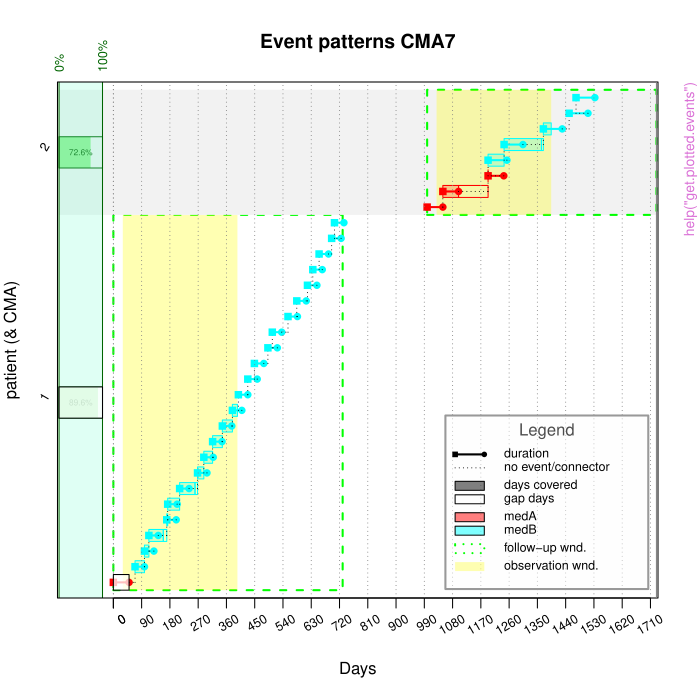

Generate this figure with R:
pkgname <- "AdhereR"
source(file.path(R.home("share"), "R", "examples-header.R"))
options(warn = 1)
base::assign(".ExTimings", "AdhereR-Ex.timings", pos = 'CheckExEnv')
base::cat("name\tuser\tsystem\telapsed\n", file=base::get(".ExTimings", pos = 'CheckExEnv'))
base::assign(".format_ptime",
function(x) {
  if(!is.na(x[4L])) x[1L] <- x[1L] + x[4L]
  if(!is.na(x[5L])) x[2L] <- x[2L] + x[5L]
  options(OutDec = '.')
  format(x[1L:3L], digits = 7L)
},
pos = 'CheckExEnv')

### * </HEADER>
library('AdhereR')

base::assign(".oldSearch", base::search(), pos = 'CheckExEnv')
base::assign(".old_wd", base::getwd(), pos = 'CheckExEnv')
cleanEx()
nameEx("CMA0")
### * CMA0

flush(stderr()); flush(stdout())

base::assign(".ptime", proc.time(), pos = "CheckExEnv")
### Name: CMA0
### Title: CMA0 constructor.
### Aliases: CMA0

### ** Examples

cma0 <- CMA0(data=med.events,
             ID.colname="PATIENT_ID",
             event.date.colname="DATE",
             event.duration.colname="DURATION",
             event.daily.dose.colname="PERDAY",
             medication.class.colname="CATEGORY",
             followup.window.start=0,
             followup.window.start.unit="days",
             followup.window.duration=2*365,
             followup.window.duration.unit="days",
             observation.window.start=30,
             observation.window.start.unit="days",
             observation.window.duration=365,
             observation.window.duration.unit="days",
             date.format="%m/%d/%Y",
             summary="Base CMA");



base::assign(".dptime", (proc.time() - get(".ptime", pos = "CheckExEnv")), pos = "CheckExEnv")
base::cat("CMA0", base::get(".format_ptime", pos = 'CheckExEnv')(get(".dptime", pos = "CheckExEnv")), "\n", file=base::get(".ExTimings", pos = 'CheckExEnv'), append=TRUE, sep="\t")
cleanEx()
nameEx("CMA1")
### * CMA1

flush(stderr()); flush(stdout())

base::assign(".ptime", proc.time(), pos = "CheckExEnv")
### Name: CMA1
### Title: CMA1 and CMA3 constructors.
### Aliases: CMA1 CMA3

### ** Examples

cma1 <- CMA1(data=med.events,
             ID.colname="PATIENT_ID",
             event.date.colname="DATE",
             event.duration.colname="DURATION",
             followup.window.start=30,
             observation.window.start=30,
             observation.window.duration=365,
             date.format="%m/%d/%Y"
            );
cma3 <- CMA3(data=med.events,
             ID.colname="PATIENT_ID",
             event.date.colname="DATE",
             event.duration.colname="DURATION",
             followup.window.start=30,
             observation.window.start=30,
             observation.window.duration=365,
             date.format="%m/%d/%Y"
            );



base::assign(".dptime", (proc.time() - get(".ptime", pos = "CheckExEnv")), pos = "CheckExEnv")
base::cat("CMA1", base::get(".format_ptime", pos = 'CheckExEnv')(get(".dptime", pos = "CheckExEnv")), "\n", file=base::get(".ExTimings", pos = 'CheckExEnv'), append=TRUE, sep="\t")
cleanEx()
nameEx("CMA2")
### * CMA2

flush(stderr()); flush(stdout())

base::assign(".ptime", proc.time(), pos = "CheckExEnv")
### Name: CMA2
### Title: CMA2 and CMA4 constructors.
### Aliases: CMA2 CMA4

### ** Examples

## Not run: 
##D cma2 <- CMA2(data=med.events,
##D              ID.colname="PATIENT_ID",
##D              event.date.colname="DATE",
##D              event.duration.colname="DURATION",
##D              followup.window.start=30,
##D              observation.window.start=30,
##D              observation.window.duration=365,
##D              date.format="%m/%d/%Y"
##D             );
##D cma4 <- CMA4(data=med.events,
##D              ID.colname="PATIENT_ID",
##D              event.date.colname="DATE",
##D              event.duration.colname="DURATION",
##D              followup.window.start=30,
##D              observation.window.start=30,
##D              observation.window.duration=365,
##D              date.format="%m/%d/%Y"
##D             );
## End(Not run)



base::assign(".dptime", (proc.time() - get(".ptime", pos = "CheckExEnv")), pos = "CheckExEnv")
base::cat("CMA2", base::get(".format_ptime", pos = 'CheckExEnv')(get(".dptime", pos = "CheckExEnv")), "\n", file=base::get(".ExTimings", pos = 'CheckExEnv'), append=TRUE, sep="\t")
cleanEx()
nameEx("CMA5")
### * CMA5

flush(stderr()); flush(stdout())

base::assign(".ptime", proc.time(), pos = "CheckExEnv")
### Name: CMA5
### Title: CMA5 constructor.
### Aliases: CMA5

### ** Examples

cma5 <- CMA5(data=med.events,
             ID.colname="PATIENT_ID",
             event.date.colname="DATE",
             event.duration.colname="DURATION",
             event.daily.dose.colname="PERDAY",
             medication.class.colname="CATEGORY",
             carry.only.for.same.medication=FALSE,
             consider.dosage.change=FALSE,
             followup.window.start=30,
             observation.window.start=30,
             observation.window.duration=365,
             date.format="%m/%d/%Y"
            );



base::assign(".dptime", (proc.time() - get(".ptime", pos = "CheckExEnv")), pos = "CheckExEnv")
base::cat("CMA5", base::get(".format_ptime", pos = 'CheckExEnv')(get(".dptime", pos = "CheckExEnv")), "\n", file=base::get(".ExTimings", pos = 'CheckExEnv'), append=TRUE, sep="\t")
cleanEx()
nameEx("CMA6")
### * CMA6

flush(stderr()); flush(stdout())

base::assign(".ptime", proc.time(), pos = "CheckExEnv")
### Name: CMA6
### Title: CMA6 constructor.
### Aliases: CMA6

### ** Examples

cma6 <- CMA6(data=med.events,
             ID.colname="PATIENT_ID",
             event.date.colname="DATE",
             event.duration.colname="DURATION",
             event.daily.dose.colname="PERDAY",
             medication.class.colname="CATEGORY",
             carry.only.for.same.medication=FALSE,
             consider.dosage.change=FALSE,
             followup.window.start=30,
             observation.window.start=30,
             observation.window.duration=365,
             date.format="%m/%d/%Y"
            );



base::assign(".dptime", (proc.time() - get(".ptime", pos = "CheckExEnv")), pos = "CheckExEnv")
base::cat("CMA6", base::get(".format_ptime", pos = 'CheckExEnv')(get(".dptime", pos = "CheckExEnv")), "\n", file=base::get(".ExTimings", pos = 'CheckExEnv'), append=TRUE, sep="\t")
cleanEx()
nameEx("CMA7")
### * CMA7

flush(stderr()); flush(stdout())

base::assign(".ptime", proc.time(), pos = "CheckExEnv")
### Name: CMA7
### Title: CMA7 constructor.
### Aliases: CMA7

### ** Examples

cma7 <- CMA7(data=med.events,
             ID.colname="PATIENT_ID",
             event.date.colname="DATE",
             event.duration.colname="DURATION",
             event.daily.dose.colname="PERDAY",
             medication.class.colname="CATEGORY",
             carry.only.for.same.medication=FALSE,
             consider.dosage.change=FALSE,
             followup.window.start=30,
             observation.window.start=30,
             observation.window.duration=365,
             date.format="%m/%d/%Y"
            );



base::assign(".dptime", (proc.time() - get(".ptime", pos = "CheckExEnv")), pos = "CheckExEnv")
base::cat("CMA7", base::get(".format_ptime", pos = 'CheckExEnv')(get(".dptime", pos = "CheckExEnv")), "\n", file=base::get(".ExTimings", pos = 'CheckExEnv'), append=TRUE, sep="\t")
cleanEx()
nameEx("CMA8")
### * CMA8

flush(stderr()); flush(stdout())

base::assign(".ptime", proc.time(), pos = "CheckExEnv")
### Name: CMA8
### Title: CMA8 constructor.
### Aliases: CMA8

### ** Examples

cma8 <- CMA8(data=med.events,
             ID.colname="PATIENT_ID",
             event.date.colname="DATE",
             event.duration.colname="DURATION",
             event.daily.dose.colname="PERDAY",
             medication.class.colname="CATEGORY",
             carry.only.for.same.medication=FALSE,
             consider.dosage.change=FALSE,
             followup.window.start=30,
             observation.window.start=30,
             observation.window.duration=365,
             date.format="%m/%d/%Y"
            );



base::assign(".dptime", (proc.time() - get(".ptime", pos = "CheckExEnv")), pos = "CheckExEnv")
base::cat("CMA8", base::get(".format_ptime", pos = 'CheckExEnv')(get(".dptime", pos = "CheckExEnv")), "\n", file=base::get(".ExTimings", pos = 'CheckExEnv'), append=TRUE, sep="\t")
cleanEx()
nameEx("CMA9")
### * CMA9

flush(stderr()); flush(stdout())

base::assign(".ptime", proc.time(), pos = "CheckExEnv")
### Name: CMA9
### Title: CMA9 constructor.
### Aliases: CMA9

### ** Examples

cma9 <- CMA9(data=med.events,
             ID.colname="PATIENT_ID",
             event.date.colname="DATE",
             event.duration.colname="DURATION",
             event.daily.dose.colname="PERDAY",
             medication.class.colname="CATEGORY",
             carry.only.for.same.medication=FALSE,
             consider.dosage.change=FALSE,
             followup.window.start=30,
             observation.window.start=30,
             observation.window.duration=365,
             date.format="%m/%d/%Y"
            );



base::assign(".dptime", (proc.time() - get(".ptime", pos = "CheckExEnv")), pos = "CheckExEnv")
base::cat("CMA9", base::get(".format_ptime", pos = 'CheckExEnv')(get(".dptime", pos = "CheckExEnv")), "\n", file=base::get(".ExTimings", pos = 'CheckExEnv'), append=TRUE, sep="\t")
cleanEx()
nameEx("CMA_per_episode")
### * CMA_per_episode

flush(stderr()); flush(stdout())

base::assign(".ptime", proc.time(), pos = "CheckExEnv")
### Name: CMA_per_episode
### Title: CMA_per_episode constructor.
### Aliases: CMA_per_episode

### ** Examples

## Not run: 
##D cmaE <- CMA_per_episode(CMA="CMA1",
##D                         data=med.events,
##D                         ID.colname="PATIENT_ID",
##D                         event.date.colname="DATE",
##D                         event.duration.colname="DURATION",
##D                         event.daily.dose.colname="PERDAY",
##D                         medication.class.colname="CATEGORY",
##D                         carry.only.for.same.medication=FALSE,
##D                         consider.dosage.change=FALSE,
##D                         followup.window.start=0,
##D                         observation.window.start=0,
##D                         observation.window.duration=365,
##D                         date.format="%m/%d/%Y"
##D                        );
## End(Not run)



base::assign(".dptime", (proc.time() - get(".ptime", pos = "CheckExEnv")), pos = "CheckExEnv")
base::cat("CMA_per_episode", base::get(".format_ptime", pos = 'CheckExEnv')(get(".dptime", pos = "CheckExEnv")), "\n", file=base::get(".ExTimings", pos = 'CheckExEnv'), append=TRUE, sep="\t")
cleanEx()
nameEx("CMA_polypharmacy")
### * CMA_polypharmacy

flush(stderr()); flush(stdout())

base::assign(".ptime", proc.time(), pos = "CheckExEnv")
### Name: CMA_polypharmacy
### Title: CMA constructor for polypharmacy.
### Aliases: CMA_polypharmacy

### ** Examples

## Not run: 
##D CMA_PP <- CMA_polypharmacy(data = med.events.pp,
##D medication.groups = med.groups,
##D CMA.to.apply = "CMA7", 
##D aggregate.first = TRUE, # aggregate before summarizing
##D aggregation.method = "mean", # compute mean of CMAs
##D aggregation.method.arguments = list(na.rm = TRUE), # remove NA's during calculation
##D thresholds = NA, # don't apply threshold
##D ID.colname="PATIENT_ID",
##D event.date.colname="DATE",
##D event.duration.colname="DURATION",
##D event.daily.dose.colname="PERDAY",
##D medication.class.colname="CATEGORY",
##D followup.window.start=0,
##D observation.window.start=180,
##D observation.window.duration=365,
##D carry.only.for.same.medication = TRUE);
## End(Not run)



base::assign(".dptime", (proc.time() - get(".ptime", pos = "CheckExEnv")), pos = "CheckExEnv")
base::cat("CMA_polypharmacy", base::get(".format_ptime", pos = 'CheckExEnv')(get(".dptime", pos = "CheckExEnv")), "\n", file=base::get(".ExTimings", pos = 'CheckExEnv'), append=TRUE, sep="\t")
cleanEx()
nameEx("CMA_sliding_window")
### * CMA_sliding_window

flush(stderr()); flush(stdout())

base::assign(".ptime", proc.time(), pos = "CheckExEnv")
### Name: CMA_sliding_window
### Title: CMA_sliding_window constructor.
### Aliases: CMA_sliding_window

### ** Examples

## Not run: 
##D cmaW <- CMA_sliding_window(CMA="CMA1",
##D                            data=med.events,
##D                            ID.colname="PATIENT_ID",
##D                            event.date.colname="DATE",
##D                            event.duration.colname="DURATION",
##D                            event.daily.dose.colname="PERDAY",
##D                            medication.class.colname="CATEGORY",
##D                            carry.only.for.same.medication=FALSE,
##D                            consider.dosage.change=FALSE,
##D                            followup.window.start=0,
##D                            observation.window.start=0,
##D                            observation.window.duration=365,
##D                            sliding.window.start=0,
##D                            sliding.window.start.unit="days",
##D                            sliding.window.duration=90,
##D                            sliding.window.duration.unit="days",
##D                            sliding.window.step.duration=7,
##D                            sliding.window.step.unit="days",
##D                            sliding.window.no.steps=NA,
##D                            date.format="%m/%d/%Y"
##D                           );
## End(Not run)



base::assign(".dptime", (proc.time() - get(".ptime", pos = "CheckExEnv")), pos = "CheckExEnv")
base::cat("CMA_sliding_window", base::get(".format_ptime", pos = 'CheckExEnv')(get(".dptime", pos = "CheckExEnv")), "\n", file=base::get(".ExTimings", pos = 'CheckExEnv'), append=TRUE, sep="\t")
cleanEx()
nameEx("compute_event_durations")
### * compute_event_durations

flush(stderr()); flush(stdout())

base::assign(".ptime", proc.time(), pos = "CheckExEnv")
### Name: compute_event_durations
### Title: Computation of event durations.
### Aliases: compute_event_durations

### ** Examples

## Not run: 
##D event_durations <- compute_event_durations(disp.data = durcomp.dispensing,
##D                                            presc.data = durcomp.prescribing,
##D                                            special.periods.data = durcomp.hospitalisation,
##D                                            ID.colname = "ID",
##D                                            presc.date.colname = "DATE.PRESC",
##D                                            disp.date.colname = "DATE.DISP",
##D                                            medication.class.colnames = c("ATC.CODE",
##D                                            "UNIT", "FORM"),
##D                                            total.dose.colname = "TOTAL.DOSE",
##D                                            presc.daily.dose.colname = "DAILY.DOSE",
##D                                            presc.duration.colname = "PRESC.DURATION",
##D                                            visit.colname = "VISIT",
##D                                            split.on.dosage.change = TRUE,
##D                                            force.init.presc = TRUE,
##D                                            force.presc.renew = TRUE,
##D                                            trt.interruption = "continue",
##D                                            special.periods.method = "continue",
##D                                            date.format = "%Y-%m-%d",
##D                                            suppress.warnings = FALSE,
##D                                            return.data.table = TRUE);
##D        
## End(Not run)



base::assign(".dptime", (proc.time() - get(".ptime", pos = "CheckExEnv")), pos = "CheckExEnv")
base::cat("compute_event_durations", base::get(".format_ptime", pos = 'CheckExEnv')(get(".dptime", pos = "CheckExEnv")), "\n", file=base::get(".ExTimings", pos = 'CheckExEnv'), append=TRUE, sep="\t")
cleanEx()
nameEx("cover_special_periods")
### * cover_special_periods

flush(stderr()); flush(stdout())

base::assign(".ptime", proc.time(), pos = "CheckExEnv")
### Name: cover_special_periods
### Title: Cover special periods.
### Aliases: cover_special_periods

### ** Examples

## Not run: 
##D # select medication class of interest and compute event durations
##D disp_data <- durcomp.dispensing[ID == 3 & grepl("J01EE01", ATC.CODE)]
##D presc_data <- durcomp.prescribing[ID == 3 & grepl("J01EE01", ATC.CODE)]
##D 
##D event_durations_list <- compute_event_durations(disp.data = disp_data,
##D                                                 presc.data = presc_data,
##D                                                 special.periods.data = durcomp.hospitalisation,
##D                                                 special.periods.method = "carryover",
##D                                                 ID.colname = "ID",
##D                                                 presc.date.colname = "DATE.PRESC",
##D                                                 disp.date.colname = "DATE.DISP",
##D                                                 date.format = "%Y-%m-%d",
##D                                                 medication.class.colnames = c("ATC.CODE",
##D                                                                               "UNIT",
##D                                                                               "FORM"),
##D                                                 total.dose.colname = "TOTAL.DOSE",
##D                                                 presc.daily.dose.colname = "DAILY.DOSE",
##D                                                 presc.duration.colname = "PRESC.DURATION",
##D                                                 visit.colname = "VISIT",
##D                                                 force.init.presc = TRUE,
##D                                                 force.presc.renew = TRUE,
##D                                                 split.on.dosage.change = TRUE,
##D                                                 trt.interruption = "carryover",
##D                                                 suppress.warnings = FALSE,
##D                                                 return.data.table = TRUE,
##D                                                 progress.bar = FALSE)
##D 
##D event_durations <- prune_event_durations(event_durations_list,
##D                                          include = c("special periods"),
##D                                          medication.class.colnames = "ATC.CODE",
##D                                          days.within.out.date.1 = 7,
##D                                          days.within.out.date.2 = 30,
##D                                          keep.all = TRUE)
##D 
##D # cover special periods
##D special_periods <- event_durations_list$special_periods
##D event_durations_covered <- cover_special_periods(events.data = event_durations,
##D                                                  special.periods.data = special_periods,
##D                                                  ID.colname = "ID",
##D                                                  medication.class.colnames = "ATC.CODE",
##D                                                  disp.start.colname = "DISP.START",
##D                                                  duration.colname = "DURATION",
##D                                                  days.before = 7,
##D                                                  days.after = 7,
##D                                                  date.format = "%Y-%m-%d")
##D        
## End(Not run)



base::assign(".dptime", (proc.time() - get(".ptime", pos = "CheckExEnv")), pos = "CheckExEnv")
base::cat("cover_special_periods", base::get(".format_ptime", pos = 'CheckExEnv')(get(".dptime", pos = "CheckExEnv")), "\n", file=base::get(".ExTimings", pos = 'CheckExEnv'), append=TRUE, sep="\t")
cleanEx()
nameEx("get.plotted.events")
### * get.plotted.events

flush(stderr()); flush(stdout())

base::assign(".ptime", proc.time(), pos = "CheckExEnv")
### Name: get.plotted.events
### Title: Get info about the plotted events.
### Aliases: get.plotted.events

### ** Examples

cma7 <- CMA7(data=med.events[med.events$PATIENT_ID %in% c(1,2),],
             ID.colname="PATIENT_ID",
             event.date.colname="DATE",
             event.duration.colname="DURATION",
             event.daily.dose.colname="PERDAY",
             medication.class.colname="CATEGORY",
             followup.window.start=0,
             followup.window.start.unit="days",
             followup.window.duration=2*365,
             followup.window.duration.unit="days",
             observation.window.start=30,
             observation.window.start.unit="days",
             observation.window.duration=365,
             observation.window.duration.unit="days",
             date.format="%m/%d/%Y",
             summary="Base CMA");
plot(cma7);
tmp <- get.plotted.events();
head(tmp);
# "Mask" the first event:
rect(tmp$.X.START[1], tmp$.Y.START[1]-0.5, tmp$.X.END[1], tmp$.Y.END[1]+0.5,
     col=adjustcolor("white",alpha.f=0.75), border="black");
# "Mask" the first patient's summary CMA:
rect(tmp$.X.SCMA.START[1], tmp$.Y.SCMA.START[1],
     tmp$.X.SCMA.END[1], tmp$.Y.SCMA.END[1],
     col=adjustcolor("white",alpha.f=0.75), border="black");



base::assign(".dptime", (proc.time() - get(".ptime", pos = "CheckExEnv")), pos = "CheckExEnv")
base::cat("get.plotted.events", base::get(".format_ptime", pos = 'CheckExEnv')(get(".dptime", pos = "CheckExEnv")), "\n", file=base::get(".ExTimings", pos = 'CheckExEnv'), append=TRUE, sep="\t")
cleanEx()
nameEx("getCMA")
### * getCMA

flush(stderr()); flush(stdout())

base::assign(".ptime", proc.time(), pos = "CheckExEnv")
### Name: getCMA
### Title: Access the actual CMA estimate from a CMA object.
### Aliases: getCMA

### ** Examples

cma1 <- CMA1(data=med.events,
             ID.colname="PATIENT_ID",
             event.date.colname="DATE",
             event.duration.colname="DURATION",
             followup.window.start=30,
             observation.window.start=30,
             observation.window.duration=365,
             date.format="%m/%d/%Y"
            );
getCMA(cma1);
## Not run: 
##D cmaE <- CMA_per_episode(CMA="CMA1",
##D                         data=med.events,
##D                         ID.colname="PATIENT_ID",
##D                         event.date.colname="DATE",
##D                         event.duration.colname="DURATION",
##D                         event.daily.dose.colname="PERDAY",
##D                         medication.class.colname="CATEGORY",
##D                         carry.only.for.same.medication=FALSE,
##D                         consider.dosage.change=FALSE,
##D                         followup.window.start=0,
##D                         observation.window.start=0,
##D                         observation.window.duration=365,
##D                         date.format="%m/%d/%Y"
##D                        );
##D getCMA(cmaE);
## End(Not run)



base::assign(".dptime", (proc.time() - get(".ptime", pos = "CheckExEnv")), pos = "CheckExEnv")
base::cat("getCMA", base::get(".format_ptime", pos = 'CheckExEnv')(get(".dptime", pos = "CheckExEnv")), "\n", file=base::get(".ExTimings", pos = 'CheckExEnv'), append=TRUE, sep="\t")
cleanEx()
nameEx("last.plot.get.info")
### * last.plot.get.info

flush(stderr()); flush(stdout())

base::assign(".ptime", proc.time(), pos = "CheckExEnv")
### Name: last.plot.get.info
### Title: Access last adherence plot info.
### Aliases: last.plot.get.info

### ** Examples

cma7 <- CMA7(data=med.events[med.events$PATIENT_ID %in% c(1,2),],
             ID.colname="PATIENT_ID",
             event.date.colname="DATE",
             event.duration.colname="DURATION",
             event.daily.dose.colname="PERDAY",
             medication.class.colname="CATEGORY",
             followup.window.start=0,
             followup.window.start.unit="days",
             followup.window.duration=2*365,
             followup.window.duration.unit="days",
             observation.window.start=30,
             observation.window.start.unit="days",
             observation.window.duration=365,
             observation.window.duration.unit="days",
             date.format="%m/%d/%Y",
             summary="Base CMA");
plot(cma7);
tmp <- last.plot.get.info();
names(tmp);
tmp$baseR$legend$box; # legend position and size
head(tmp$baseR$cma$data); # events + plotting info
# Add a transparent blue rect between days 270 and 900:
rect(tmp$baseR$.map.event.x(270), tmp$baseR$.map.event.y(1-0.5),
     tmp$baseR$.map.event.x(900), tmp$baseR$.map.event.y(nrow(tmp$baseR$cma$data)+0.5),
     col=adjustcolor("blue",alpha.f=0.5), border="blue");
# Add a transparent rect rect between dates 03/15/2036 and 03/15/2037:
rect(tmp$baseR$.map.event.date(as.Date("03/15/2036", format="%m/%d/%Y")),
     tmp$baseR$.map.event.y(1-0.5),
     tmp$baseR$.map.event.date(as.Date("03/15/2037", format="%m/%d/%Y")),
     tmp$baseR$.map.event.y(nrow(tmp$baseR$cma$data)+0.5),
     col=adjustcolor("red",alpha.f=0.5), border="blue");



base::assign(".dptime", (proc.time() - get(".ptime", pos = "CheckExEnv")), pos = "CheckExEnv")
base::cat("last.plot.get.info", base::get(".format_ptime", pos = 'CheckExEnv')(get(".dptime", pos = "CheckExEnv")), "\n", file=base::get(".ExTimings", pos = 'CheckExEnv'), append=TRUE, sep="\t")
cleanEx()
nameEx("map.event.coords.to.plot")
### * map.event.coords.to.plot

flush(stderr()); flush(stdout())

base::assign(".ptime", proc.time(), pos = "CheckExEnv")
### Name: map.event.coords.to.plot
### Title: Map from event to plot coordinates.
### Aliases: map.event.coords.to.plot

### ** Examples

cma7 <- CMA7(data=med.events[med.events$PATIENT_ID %in% c(1,2),],
             ID.colname="PATIENT_ID",
             event.date.colname="DATE",
             event.duration.colname="DURATION",
             event.daily.dose.colname="PERDAY",
             medication.class.colname="CATEGORY",
             followup.window.start=0,
             followup.window.start.unit="days",
             followup.window.duration=2*365,
             followup.window.duration.unit="days",
             observation.window.start=30,
             observation.window.start.unit="days",
             observation.window.duration=365,
             observation.window.duration.unit="days",
             date.format="%m/%d/%Y",
             summary="Base CMA");
plot(cma7);
# Add a transparent blue rect:
rect(map.event.coords.to.plot(x=270),
     get.event.plotting.area()["y.min"]-1,
     map.event.coords.to.plot(x="03/15/2037", x.is.Date=TRUE, x.date.format="%m/%d/%Y"),
     get.event.plotting.area()["y.max"]+1,
     col=adjustcolor("blue",alpha.f=0.5), border="blue");



base::assign(".dptime", (proc.time() - get(".ptime", pos = "CheckExEnv")), pos = "CheckExEnv")
base::cat("map.event.coords.to.plot", base::get(".format_ptime", pos = 'CheckExEnv')(get(".dptime", pos = "CheckExEnv")), "\n", file=base::get(".ExTimings", pos = 'CheckExEnv'), append=TRUE, sep="\t")
cleanEx()
nameEx("plot.CMA0")
### * plot.CMA0

flush(stderr()); flush(stdout())

base::assign(".ptime", proc.time(), pos = "CheckExEnv")
### Name: plot.CMA0
### Title: Plot CMA0 objects.
### Aliases: plot.CMA0

### ** Examples

cma0 <- CMA0(data=med.events,
             ID.colname="PATIENT_ID",
             event.date.colname="DATE",
             event.duration.colname="DURATION",
             event.daily.dose.colname="PERDAY",
             medication.class.colname="CATEGORY",
             followup.window.start=0,
             followup.window.start.unit="days",
             followup.window.duration=2*365,
             followup.window.duration.unit="days",
             observation.window.start=30,
             observation.window.start.unit="days",
             observation.window.duration=365,
             observation.window.duration.unit="days",
             date.format="%m/%d/%Y",
             summary="Base CMA");
plot(cma0, patients.to.plot=c("1","2"));



base::assign(".dptime", (proc.time() - get(".ptime", pos = "CheckExEnv")), pos = "CheckExEnv")
base::cat("plot.CMA0", base::get(".format_ptime", pos = 'CheckExEnv')(get(".dptime", pos = "CheckExEnv")), "\n", file=base::get(".ExTimings", pos = 'CheckExEnv'), append=TRUE, sep="\t")
cleanEx()
nameEx("plot.CMA1")
### * plot.CMA1

flush(stderr()); flush(stdout())

base::assign(".ptime", proc.time(), pos = "CheckExEnv")
### Name: plot.CMA1
### Title: Plot CMA0-derived objects.
### Aliases: plot.CMA1 plot.CMA2 plot.CMA3 plot.CMA4 plot.CMA5 plot.CMA6
###   plot.CMA7 plot.CMA8 plot.CMA9

### ** Examples

cma1 <- CMA1(data=med.events,
             ID.colname="PATIENT_ID",
             event.date.colname="DATE",
             event.duration.colname="DURATION",
             followup.window.start=30,
             observation.window.start=30,
             observation.window.duration=365,
             date.format="%m/%d/%Y"
            );
plot(cma1, patients.to.plot=c("1","2"));



base::assign(".dptime", (proc.time() - get(".ptime", pos = "CheckExEnv")), pos = "CheckExEnv")
base::cat("plot.CMA1", base::get(".format_ptime", pos = 'CheckExEnv')(get(".dptime", pos = "CheckExEnv")), "\n", file=base::get(".ExTimings", pos = 'CheckExEnv'), append=TRUE, sep="\t")
cleanEx()
nameEx("plot.CMA_per_episode")
### * plot.CMA_per_episode

flush(stderr()); flush(stdout())

base::assign(".ptime", proc.time(), pos = "CheckExEnv")
### Name: plot.CMA_per_episode
### Title: Plot CMA_per_episode and CMA_sliding_window objects.
### Aliases: plot.CMA_per_episode plot.CMA_sliding_window

### ** Examples

## Not run: 
##D cmaW <- CMA_sliding_window(CMA=CMA1,
##D                         data=med.events,
##D                         ID.colname="PATIENT_ID",
##D                         event.date.colname="DATE",
##D                         event.duration.colname="DURATION",
##D                         event.daily.dose.colname="PERDAY",
##D                         medication.class.colname="CATEGORY",
##D                         carry.only.for.same.medication=FALSE,
##D                         consider.dosage.change=FALSE,
##D                         followup.window.start=0,
##D                         observation.window.start=0,
##D                         observation.window.duration=365,
##D                         sliding.window.start=0,
##D                         sliding.window.start.unit="days",
##D                         sliding.window.duration=90,
##D                         sliding.window.duration.unit="days",
##D                         sliding.window.step.duration=7,
##D                         sliding.window.step.unit="days",
##D                         sliding.window.no.steps=NA,
##D                         date.format="%m/%d/%Y"
##D                        );
##D plot(cmaW, patients.to.plot=c("1","2"));
##D cmaE <- CMA_per_episode(CMA=CMA1,
##D                         data=med.events,
##D                         ID.colname="PATIENT_ID",
##D                         event.date.colname="DATE",
##D                         event.duration.colname="DURATION",
##D                         event.daily.dose.colname="PERDAY",
##D                         medication.class.colname="CATEGORY",
##D                         carry.only.for.same.medication=FALSE,
##D                         consider.dosage.change=FALSE,
##D                         followup.window.start=0,
##D                         observation.window.start=0,
##D                         observation.window.duration=365,
##D                         date.format="%m/%d/%Y"
##D                        );
##D plot(cmaE, patients.to.plot=c("1","2"));
## End(Not run)



base::assign(".dptime", (proc.time() - get(".ptime", pos = "CheckExEnv")), pos = "CheckExEnv")
base::cat("plot.CMA_per_episode", base::get(".format_ptime", pos = 'CheckExEnv')(get(".dptime", pos = "CheckExEnv")), "\n", file=base::get(".ExTimings", pos = 'CheckExEnv'), append=TRUE, sep="\t")
cleanEx()
nameEx("plot_interactive_cma")
### * plot_interactive_cma

flush(stderr()); flush(stdout())

base::assign(".ptime", proc.time(), pos = "CheckExEnv")
### Name: plot_interactive_cma
### Title: Interactive exploration and CMA computation.
### Aliases: plot_interactive_cma

### ** Examples

## Not run: 
##D plot_interactive_cma(med.events,
##D                      ID.colname="PATIENT_ID",
##D                      event.date.colname="DATE",
##D                      event.duration.colname="DURATION",
##D                      event.daily.dose.colname="PERDAY",
##D                      medication.class.colname="CATEGORY");
## End(Not run)



base::assign(".dptime", (proc.time() - get(".ptime", pos = "CheckExEnv")), pos = "CheckExEnv")
base::cat("plot_interactive_cma", base::get(".format_ptime", pos = 'CheckExEnv')(get(".dptime", pos = "CheckExEnv")), "\n", file=base::get(".ExTimings", pos = 'CheckExEnv'), append=TRUE, sep="\t")
cleanEx()
nameEx("print.CMA0")
### * print.CMA0

flush(stderr()); flush(stdout())

base::assign(".ptime", proc.time(), pos = "CheckExEnv")
### Name: print.CMA0
### Title: Print CMA0 (and derived) objects.
### Aliases: print.CMA0 print.CMA1 print.CMA2 print.CMA3 print.CMA4
###   print.CMA5 print.CMA6 print.CMA7 print.CMA8 print.CMA9
###   print.CMA_per_episode print.CMA_sliding_window

### ** Examples

cma0 <- CMA0(data=med.events,
             ID.colname="PATIENT_ID",
             event.date.colname="DATE",
             event.duration.colname="DURATION",
             event.daily.dose.colname="PERDAY",
             medication.class.colname="CATEGORY",
             followup.window.start=0,
             followup.window.start.unit="days",
             followup.window.duration=2*365,
             followup.window.duration.unit="days",
             observation.window.start=30,
             observation.window.start.unit="days",
             observation.window.duration=365,
             observation.window.duration.unit="days",
             date.format="%m/%d/%Y",
             summary="Base CMA");
cma0;
print(cma0, format="markdown");
cma1 <- CMA1(data=med.events,
             ID.colname="PATIENT_ID",
             event.date.colname="DATE",
             event.duration.colname="DURATION",
             followup.window.start=30,
             observation.window.start=30,
             observation.window.duration=365,
             date.format="%m/%d/%Y"
            );
cma1;



base::assign(".dptime", (proc.time() - get(".ptime", pos = "CheckExEnv")), pos = "CheckExEnv")
base::cat("print.CMA0", base::get(".format_ptime", pos = 'CheckExEnv')(get(".dptime", pos = "CheckExEnv")), "\n", file=base::get(".ExTimings", pos = 'CheckExEnv'), append=TRUE, sep="\t")
cleanEx()
nameEx("prune_event_durations")
### * prune_event_durations

flush(stderr()); flush(stdout())

base::assign(".ptime", proc.time(), pos = "CheckExEnv")
### Name: prune_event_durations
### Title: Prune event durations.
### Aliases: prune_event_durations

### ** Examples

## Not run: 
##D # select medication class of interest and compute event durations
##D 
##D disp_data <- durcomp.dispensing[ID == 3 & grepl("J01EE01", ATC.CODE)]
##D presc_data <- durcomp.prescribing[ID == 3 & grepl("J01EE01", ATC.CODE)]
##D 
##D # compute event durations
##D event_durations_list <- compute_event_durations(disp.data = disp_data,
##D                                                 presc.data = presc_data,
##D                                                 special.periods.data = durcomp.hospitalisation,
##D                                                 ID.colname = "ID",
##D                                                 presc.date.colname = "DATE.PRESC",
##D                                                 disp.date.colname = "DATE.DISP",
##D                                                 date.format = "%Y-%m-%d",
##D                                                 medication.class.colnames = c("ATC.CODE",
##D                                                                               "UNIT",
##D                                                                               "FORM"),
##D                                                 total.dose.colname = "TOTAL.DOSE",
##D                                                 presc.daily.dose.colname = "DAILY.DOSE",
##D                                                 presc.duration.colname = "PRESC.DURATION",
##D                                                 visit.colname = "VISIT",
##D                                                 force.init.presc = TRUE,
##D                                                 force.presc.renew = TRUE,
##D                                                 split.on.dosage.change = TRUE,
##D                                                 trt.interruption = "carryover",
##D                                                 special.periods.method = "carryover",
##D                                                 suppress.warnings = FALSE,
##D                                                 return.data.table = TRUE,
##D                                                 progress.bar = FALSE)
##D 
##D # prune event durations
##D event_durations <- prune_event_durations(event_durations_list,
##D                                          include = c("special periods"),
##D                                          medication.class.colnames = "ATC.CODE",
##D                                          days.within.out.date.1 = 7,
##D                                          days.within.out.date.2 = 30,
##D                                          keep.all = FALSE)
##D        
## End(Not run)



base::assign(".dptime", (proc.time() - get(".ptime", pos = "CheckExEnv")), pos = "CheckExEnv")
base::cat("prune_event_durations", base::get(".format_ptime", pos = 'CheckExEnv')(get(".dptime", pos = "CheckExEnv")), "\n", file=base::get(".ExTimings", pos = 'CheckExEnv'), append=TRUE, sep="\t")
cleanEx()
nameEx("time_to_initiation")
### * time_to_initiation

flush(stderr()); flush(stdout())

base::assign(".ptime", proc.time(), pos = "CheckExEnv")
### Name: time_to_initiation
### Title: Computation of initiation times.
### Aliases: time_to_initiation

### ** Examples

time_init <- time_to_initiation(presc.data = durcomp.prescribing,
                                disp.data = durcomp.dispensing,
                                ID.colname = "ID",
                                medication.class.colnames = c("ATC.CODE", "FORM", "UNIT"),
                                presc.start.colname = "DATE.PRESC",
                                disp.date.colname = "DATE.DISP",
                                date.format = "%Y-%m-%d",
                                suppress.warnings = FALSE,
                                return.data.table = TRUE);



base::assign(".dptime", (proc.time() - get(".ptime", pos = "CheckExEnv")), pos = "CheckExEnv")
base::cat("time_to_initiation", base::get(".format_ptime", pos = 'CheckExEnv')(get(".dptime", pos = "CheckExEnv")), "\n", file=base::get(".ExTimings", pos = 'CheckExEnv'), append=TRUE, sep="\t")
### * <FOOTER>
###
cleanEx()
options(digits = 7L)
base::cat("Time elapsed: ", proc.time() - base::get("ptime", pos = 'CheckExEnv'),"\n")
grDevices::dev.off()
###
### Local variables: ***
### mode: outline-minor ***
### outline-regexp: "\\(> \\)?### [*]+" ***
### End: ***
quit('no')
